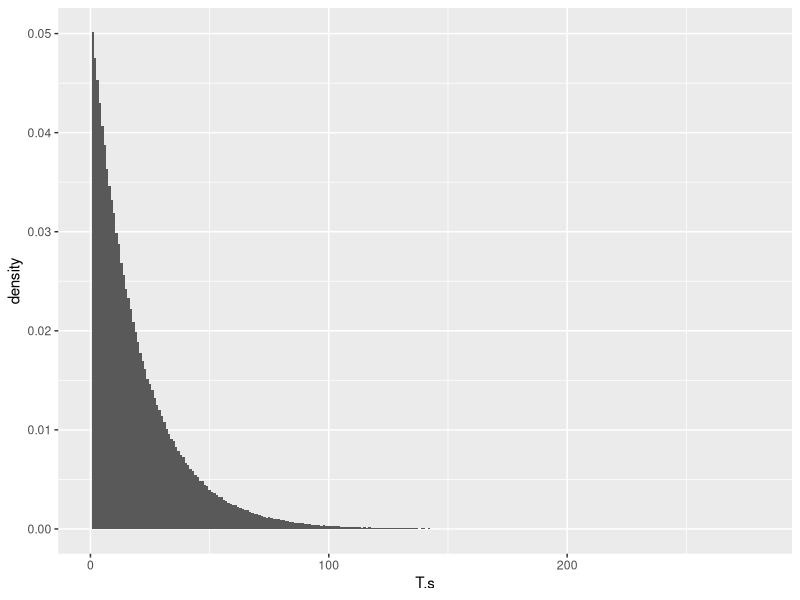

Recreate this plot in R. (Note: this script raises an error after producing the figure.)
library(ggplot2)

beta <- 0.05;
gamma <- 0.20;
N <- 1000000;
T.s <- c(1:N);
T.i <- c(1:N);
p <- 0;

cat(sprintf("Starting simulation, simulating %i times\n\n--------------------\n\n", N));

for (i in 1:N) {
    # if (!(i %% 100)) {
    #     cat(sprintf("Running simulation %i...\n", i));
    # }

    t.s <- 1;
    t.i <- 1;

    p = runif(1);

    while (p > beta) {
        t.s <- t.s + 1;
        p <- runif(1);
    }
    
    p = runif(1);

    while (p > gamma) {
        t.i <- t.i + 1;
        p <- runif(1);
    }
    
    T.s[i] <- t.s;
    T.i[i] <- t.i;
}

cat(sprintf("\n----------------------\nSimulations complete!\n\n"));
cat(sprintf("Average time in state S: %f\n", mean(T.s)));
cat(sprintf("Average time in state I: %f\n", mean(T.i)));
cat(sprintf("Standard deviation of time in state S: %f\n", sd(T.s)));
cat(sprintf("Standard deviation of time in state I: %f\n", sd(T.i)));

t <- seq(from=0, to=360, by=0.1);
y <- exp(t);
dev.new();
ggplot(data.frame(T.s), aes(x=T.s)) + geom_histogram(aes(y=..density..), binwidth=1);
lines(t, y, type='l', col='blue', lwd = 3.5);
dev.off();